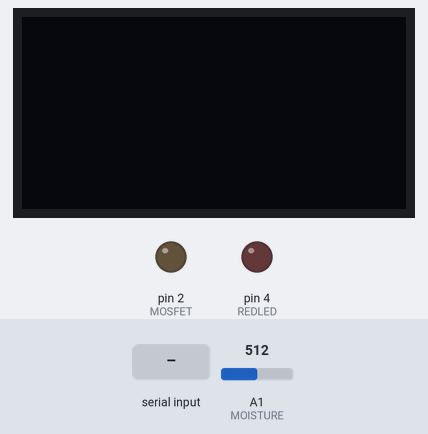
A sketch run on a simulated Arduino Uno, built with avr-gcc and run on an emulated ATmega328P. Shown: 128×64 one-colour display, output pins drawn as LEDs (lit = HIGH). Inputs (shaded band) come from the test bench; at power-on: A1 (MOISTURE) = 512. What the sketch prints to the serial monitor is not drawn.

Above: at 1.2 s.
1.3 s: byte 255 (255) received over Serial
At 2.0 s:
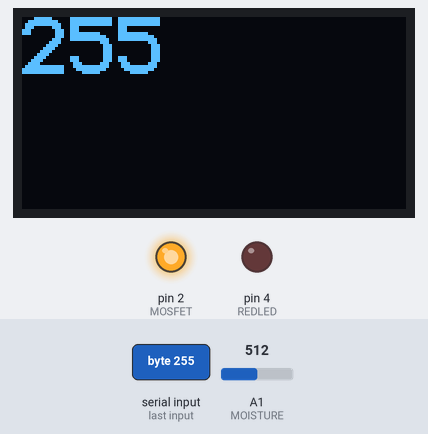
2.8 s: byte 128 (128) received over Serial
At 3.1 s:
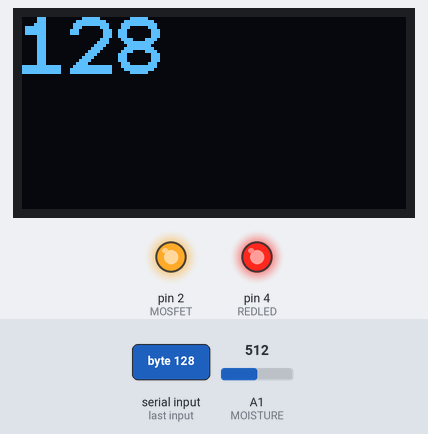
4.3 s: "1" received over Serial
At 5.5 s:
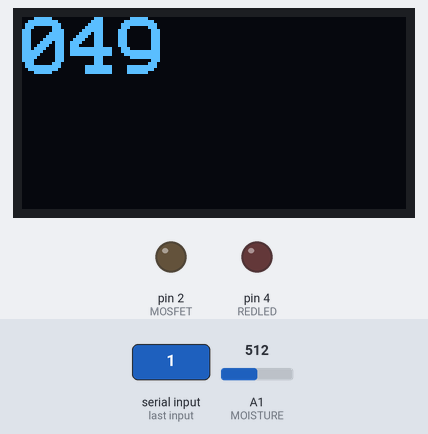
5.8 s: byte 128 (128) received over Serial
At 6.6 s:
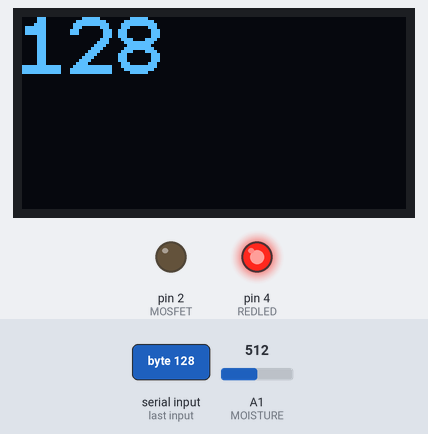
7.3 s: A1 (MOISTURE) set to 610
10.3 s: "0" received over Serial
At 11.2 s:
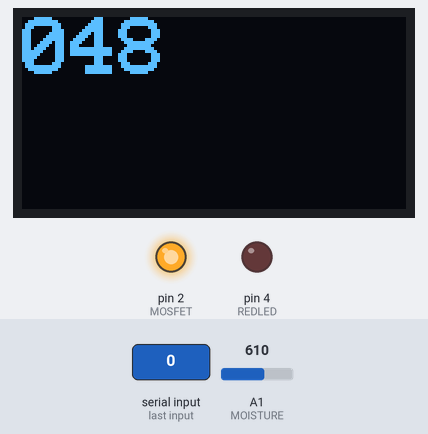
Timing chart, 0 to 12.8 s (numbered marks = the images above; inputs shaded):
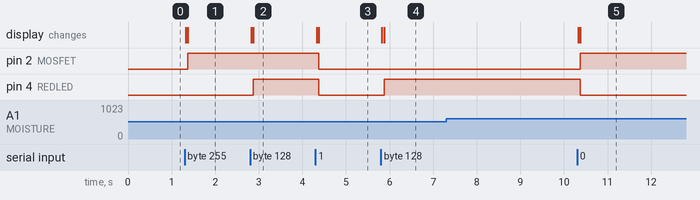

The sketch:

Minor_final.ino
```cpp
#include <Arduino.h>
#include <U8x8lib.h>
#define MOSFET 2 // The MOSFET driver for the water pump on digital I/O 2
#define REDLED 4 // Big red LED on digital I/O 4
#define MOISTURE A1
#define WET_THRESH 600
auto display = U8X8_SSD1306_128X64_NONAME_HW_I2C(U8X8_PIN_NONE);
const unsigned long number = 1000;
const unsigned long number2 = 8000;//8 second manual system
unsigned long previousTime = 0;
unsigned long previousTime_2 = 0;
int moistureValue = 0;
int Integer=0;
void setup() {
 Serial.begin(9600);
 display.begin();
 display.setFlipMode(1);
 display.clearDisplay();
 pinMode(MOSFET, OUTPUT); // Sets the D2 pin (MOSFET + Pump) to output
 pinMode(REDLED, OUTPUT); // Sets the D4 pin (LED) to output
}
void loop()
{
  unsigned long currentTime = millis();
 if (currentTime - previousTime >= number){
     sendMoistureData();//send moisture value to java
     previousTime = currentTime;
 }
 if (Serial.available()){
  unsigned long current= millis();
  Integer=1;
 if (!Serial.available()){//java manual system
    return;
  }
  const auto receivedData = Serial.read();
  display.setFont(u8x8_font_profont29_2x3_r);
 display.setCursor(0, 0);
 char buf[16];
 sprintf(buf, "%03d", receivedData);
  display.print(buf);
      if (receivedData == 255)
      {
        digitalWrite(MOSFET,HIGH);//turn the pump on
      }
      else if (receivedData == 128)
      {
        digitalWrite(REDLED,HIGH); //turn the RED LED on
      }
      else {
       digitalWrite(MOSFET,LOW);//turn the pump off
       digitalWrite(REDLED,LOW);//turn the RED LED off
      }

  if (current-previousTime_2>=number2){
    Integer=0;
    previousTime_2=current;
  }
 }
 if(Integer==0){//automatic system arduino
 const auto MoistureData2 = analogRead(MOISTURE);
  if(MoistureData2>WET_THRESH)
  {
      digitalWrite(MOSFET, HIGH);    //turn the pump on

   }
   else
   {
      digitalWrite(MOSFET, LOW);    //turn the pump off

   };
 }

}


void sendMoistureData() {
    const auto MoistureData = analogRead(MOISTURE);
    const byte data[] = {0, 0, highByte(MoistureData), lowByte(MoistureData)};

    Serial.write(data, 4);
    Serial.println();
}
```

Measured:
- after the input at 1.3 s, pin 2 (MOSFET): LOW → HIGH after 0.07 s; the display: first changes at once (image 1 shows a later state)
- after the input at 2.8 s, pin 4 (REDLED): LOW → HIGH after 0.07 s; the display: first changes at once (image 2 shows a later state)
- after the input at 4.3 s, pin 2 (MOSFET), pin 4 (REDLED): HIGH → LOW after 0.07 s; the display: first changes at once (image 3 shows a later state)
- after the input at 5.8 s, pin 4 (REDLED): LOW → HIGH after 0.07 s; the display: first changes at once (image 4 shows a later state)
- after the input at 7.3 s, every drawn part: stays the same
- after the input at 10.3 s, pin 2 (MOSFET): LOW → HIGH after 0.07 s; pin 4 (REDLED): HIGH → LOW after 0.07 s; the display: first changes at once (image 5 shows a later state)
